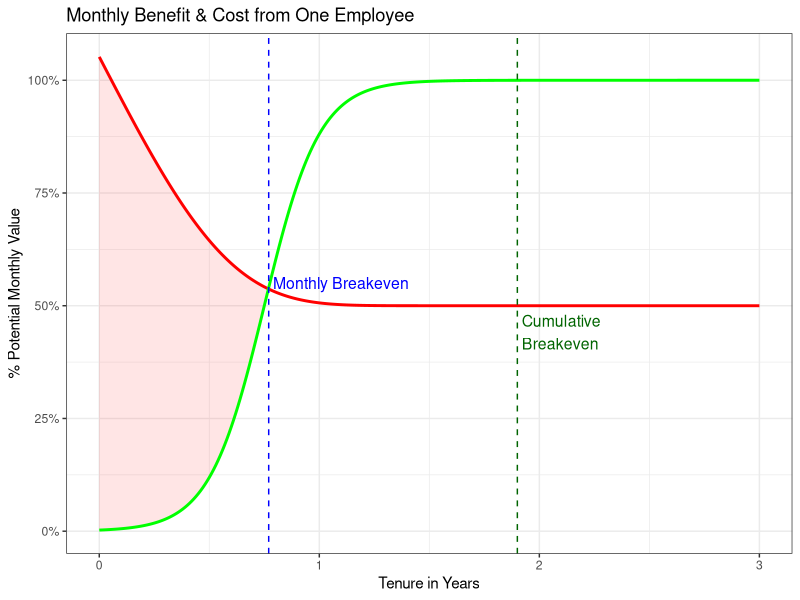
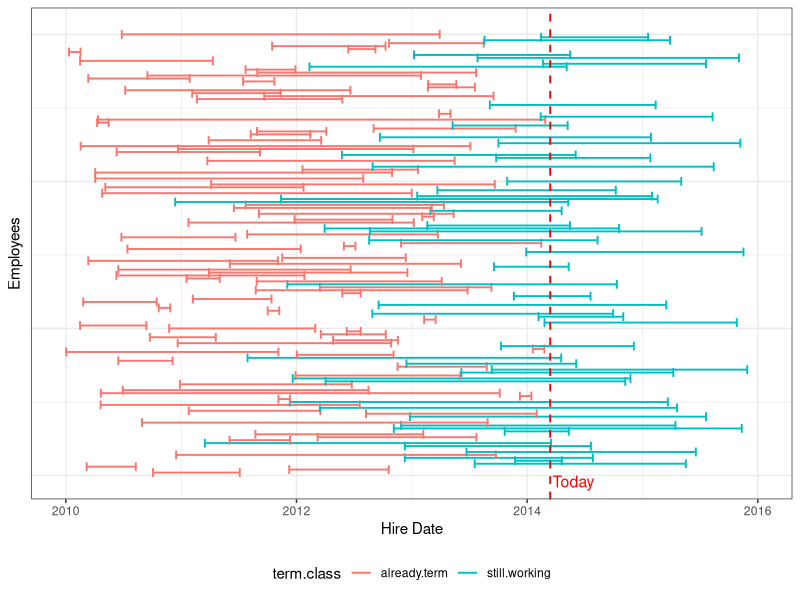
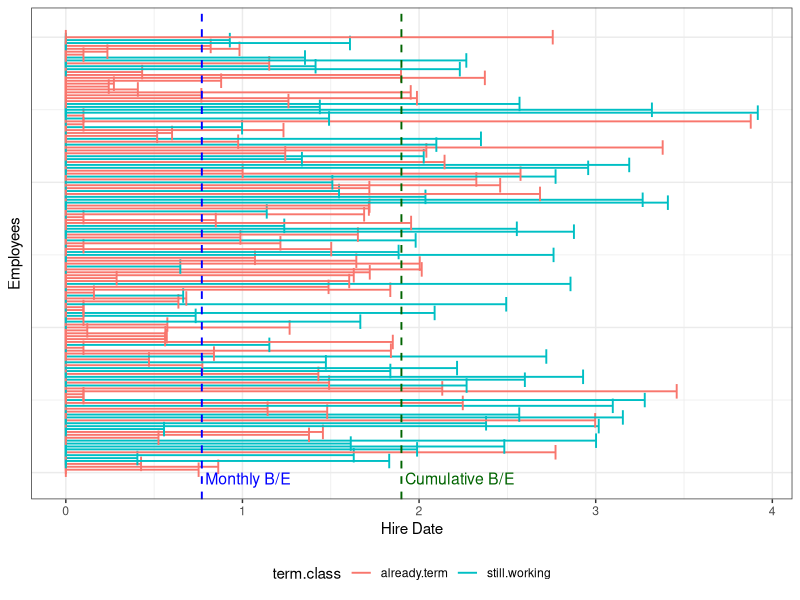

Here is the R script that generated these plots, in order:
library(reshape)
library(ggplot2)
library(ggthemes)
library(scales)

max.yrs <- 3		# max number of years to show on plot
max.benefit <- 1.5	# year at which employee delivers fully-trained value (asymptote) 

cost.ramp <- 1.7	# higher numbers speed up time before costs = salary
cost.scale <- 1.5		# higher numbers increase height of original training costs
salary <- 0.5		# monthly salary as a percent of fully trained value delivered to company
pts.yr <- 100		# how many points per year

# set up data frame with time series in months
emp.value <- as.data.frame(0:(max.yrs*pts.yr)/pts.yr)
names(emp.value)<- "tenure.yrs"

# set up benefit function, modeled as a sigmoid
# t<-seq(0,1,.1); p<-1/(1+exp(-t*12+6)) 
# p defines a nice sigmoid for 0..1
emp.value$benefit <- 1/(1+exp(-(emp.value$tenure.yrs/max.benefit*12-6)))

# set up cost function, modeled as a gompertz
emp.value$cost <- exp(-exp(cost.ramp * emp.value$tenure.yrs)) * cost.scale + salary

# calc breakeven points
be.pt.id <- which.max((emp.value$benefit - emp.value$cost)>0)
be.pt <- emp.value$tenure.yrs[be.pt.id]
be.cume.id <- which.max(cumsum(emp.value$benefit - emp.value$cost)>0)
be.cume <- emp.value$tenure.yrs[be.cume.id]

writeLines(sprintf("At this rate net benefit begins at year %.2f, breakeven at year %.2f",
				   be.pt, be.cume))
# At this rate net benefit begins at year 0.77, breakeven at year 1.90

# plot time vs. monthly cost, benefit
fig1 <- ggplot(data=emp.value,
			   aes(x=tenure.yrs)) + 
	geom_ribbon(fill="red", size=0, aes(ymax=cost,ymin=benefit,alpha=cost>benefit)) + 
	scale_alpha_discrete(range=c(0,.1)) + 
	theme(legend.position="none") +

	geom_line(col="red", size=1, aes(y=cost)) + 
	geom_line(col="green", size=1, aes(y=benefit)) +
	theme(legend.position="bottom") +

	geom_vline(xintercept=be.pt,col="Blue", size=0.5, linetype="dashed") +
	annotate("text", 
			 x=emp.value$tenure.yrs[be.pt.id]+0.02, 
			 y=emp.value$cost[be.pt.id], 
			 color="Blue",
			 size=4,
			 label="Monthly Breakeven",
			 hjust=0, vjust=0) +
	geom_vline(xintercept=be.cume,col="DarkGreen", size=0.5, linetype="dashed") +
	annotate("text", 
			 x=emp.value$tenure.yrs[be.cume.id] + 0.02, 
			 y=emp.value$cost[be.cume.id] - 0.02, 
			 size=4,
			 color="DarkGreen",
			 label="Cumulative\nBreakeven",
			 hjust=0, vjust=1) +
	scale_y_continuous(labels = percent) +
	theme_bw() +
	theme(legend.position="none") +
	labs(title="Monthly Benefit & Cost from One Employee", 
		 x="Tenure in Years", 
		 y="% Potential Monthly Value") 

png("paw_1.png", height=72*6, width=72*9)
print(fig1)
dev.off()

gen.timeline <- function() {
	yrs <- 4.2
	days <- yrs*365
	emp <- 150
	tenure.mean <- 1.5
	tenure.sd <- 1
	target <- 2014.2

	d.t <- as.data.frame(1:emp)
	names(d.t)[1] <- "id"

	d.t$hire <- sample(days, emp, replace=TRUE)/365 + 2010
	d.t$tenure.yrs <- rnorm(emp, tenure.mean, tenure.sd )
	d.t$tenure.yrs <- sapply(d.t$tenure.yrs, function(x) { max(0.1,x)})
	d.t$term <- d.t$hire + d.t$tenure.yrs
	d.t$term.class <- factor(ifelse(d.t$term <= target, "already.term",
									ifelse(d.t$hire <= target, "still.working",
										   "not.hired.yet" )))

	return(d.t)
}

d.timeline <- gen.timeline()

writeLines(sprintf("%.1f%% employees below monthly breakeven, %.1f%% below cume breakeven",
				  	sum(d.timeline$tenure.yrs<be.pt)/nrow(d.timeline)*100, 
					sum(d.timeline$tenure.yrs<be.cume)/nrow(d.timeline)*100))

# 26.7% employees below monthly breakeven, 70.0% below cume breakeven

fig2 <- ggplot(d.timeline,
		   aes(x=hire, xmin=hire, xmax=term, y=id, col=term.class)) + 
		geom_errorbarh(height=3, size=0.65) + 
		scale_color_hue(name="term.class") +
		geom_vline(xintercept=2014.2,col="red", size=0.65, linetype="dashed") +
		annotate("text", 
				 x= 2014.2 + 0.02, 
				 y= 0, 
				 size=4,
				 color="Red",
				 label="Today",
				 hjust=0, vjust=1) +
		scale_x_continuous(limits=c(2010,2016)) +
		labs(x="Hire Date", y="Employees") +
		theme_bw() + 
		theme(legend.position="bottom",
			  axis.ticks.y=element_blank(),
			  axis.text.y=element_blank())
png("paw_2.png", height=72*6, width=72*9)
print(fig2)
dev.off()


fig3 <- ggplot(d.timeline,
		   aes(x=tenure.yrs, xmin=0, xmax=tenure.yrs,
			   y=id, col=term.class)) + 
		geom_errorbarh(height=5, size=0.65) + 
		scale_color_hue(name="term.class") +
		geom_vline(xintercept=be.pt,col="Blue", size=0.65, linetype="dashed") +
		annotate("text", 
				 x= be.pt + 0.02, 
				 y= 0, 
				 size=4,
				 color="Blue",
				 label="Monthly B/E",
				 hjust=0, vjust=1) +
		geom_vline(xintercept=be.cume,col="DarkGreen", size=0.65, linetype="dashed") +
		annotate("text", 
				 x= be.cume + 0.02, 
				 y= 0, 
				 size=4,
				 color="DarkGreen",
				 label="Cumulative B/E",
				 hjust=0, vjust=1) +
		scale_x_continuous() +
		labs(x="Hire Date", y="Employees") +
		theme_bw() + 
		theme(legend.position="bottom",
			  axis.ticks.y=element_blank(),
			  axis.text.y=element_blank())
png("paw_3.png", height=72*6, width=72*9)
print(fig3)
dev.off()


twoBars <- function(var.a, val.a, var.b, val.b) {
	d.g <- data.frame(rbind(c(var.a, val.a), c(var.b, val.b)))
	names(d.g) <- c("variable", "value")
	d.g$variable <- factor(d.g$variable, levels=c(var.a, var.b))
	d.g$value <- as.numeric(levels(d.g$value)[as.numeric(d.g$value)])

	ggplot(d.g, aes(x=variable, y=value, fill=variable, col=variable)) +
	geom_bar(stat="identity") +
	scale_y_continuous(labels = percent) +
	labs(x="Analysis Results", y="Percent") +
	theme_bw() +
	theme(legend.position="none") 
}
